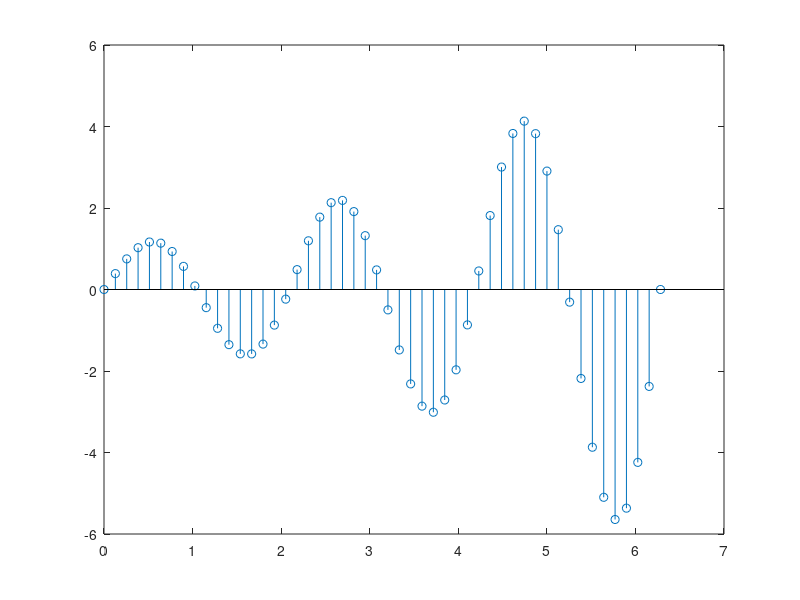

The MATLAB script that drew this image: (Note: this script raises an error after producing the figure.)
X = linspace(0,2*pi,50);
Y = exp(0.3*X).*sin(3*X);
h = stem(X,Y);
hbase = h.BaseLine; 
hbase.LineStyle = '--';
hbase.Visible = 'off';
